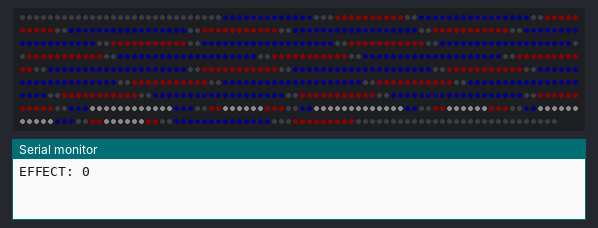
The sketch below on a simulated Arduino Uno, built with avr-gcc and run on an emulated ATmega328P. On the bench: 717 RGB LEDs in strip order, left to right, continuing on the next row, the last lines printed to the serial monitor. Dim RGB values are drawn brighter than linear; random numbers use the default seed unless the sketch sets one.

Above: at 1.15 s.
At 3.71 s:
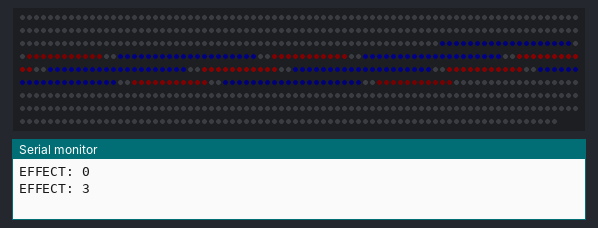
At 8.66 s:
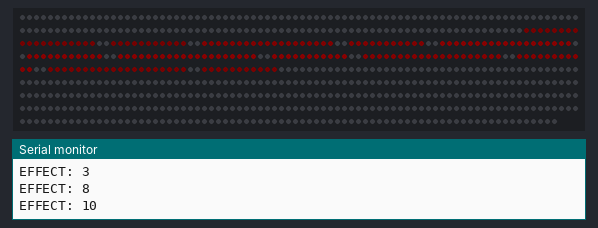
At 16.76 s:
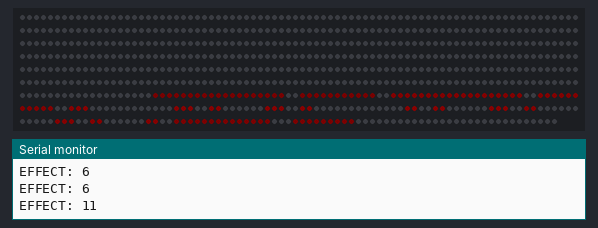
At 31.66 s:
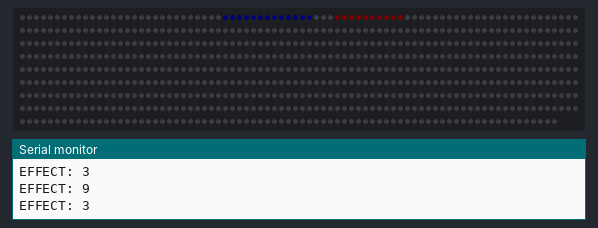
At 38.04 s:
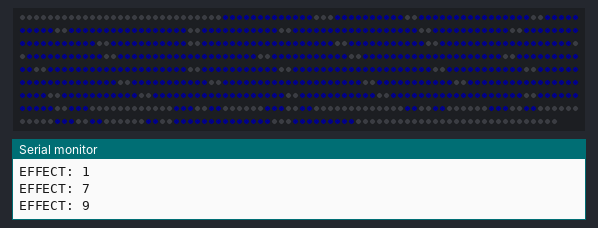

The sketch:

akira_pill.ino
```cpp
#include <Adafruit_NeoPixel.h>
#include "WS2812_Definitions.h"

#define PIN 5
#define LED_COUNT 717
#define DELAY 5
#define PI 3.146
#define EFFECTS 14
#define ROWS 22
#define BRIGHT 50

unsigned long curr_time = 0;
unsigned long prev_time = 0;
unsigned long wait_time = 5;
//unsigned long start_time = 0;
unsigned long effect_start_time = 0;
unsigned int effect_time_s = 2;
unsigned long effect_time_ms = effect_time_s*1000;

unsigned long curr_color = 0;

char serial_buff;

// Create an instance of the Adafruit_NeoPixel class called "leds".
// That'll be what we refer to from here on...
Adafruit_NeoPixel leds = Adafruit_NeoPixel(LED_COUNT, PIN, NEO_GRB + NEO_KHZ800);

// define some colors
uint32_t red = leds.Color(255, 0, 0);
uint32_t blue = leds.Color(0, 0, 255);

void setup() {
  Serial.begin(115200);
  leds.begin();  // Call this to start up the LED leds.
  leds.setBrightness(10); //adjust brightness here
  leds.show(); // Initialize all pixels to 'off'
  randomSeed(analogRead(0));
}

void loop() {
curr_time = millis();
effect_start_time = curr_time;
// choose effect
int effect = random(EFFECTS);
// int effect = 4;
// loop for the effect time

Serial.print("EFFECT: ");
Serial.print(effect);
Serial.println();

while(curr_time - effect_start_time < effect_time_ms){
  curr_time = millis();
  if(curr_time - prev_time > wait_time){
    runEffect(effect, effect_start_time, effect_time_s);
    prev_time = curr_time;
  }
}
}

void runEffect(int effect, int start_time, int period){
  switch(effect){
    // case 0: // Fade to Black
    //   fade2Black();
    //   break;
    case 0: // breathe
      breathe(start_time, period, 0);
      break;
    case 1: // fast breathe
      breathe(start_time, float(period)/2, 0);
      break;
    case 2: // scan bounce
      rowWaveBounce(start_time, float(period)/2, 10, 2.0, 0);
      break;
    case 3: //scan one way slow
      rowWaveBounce(start_time, float(period), 7, 2.5, 0);
      break;
    case 4: // breathe red
      breathe(start_time, float(period)/2, red);
      break;
    case 5: // breathe blue
      breathe(start_time, float(period)/2, blue);
      break;
    case 6: // breathe red super fast
      breathe(start_time, float(period)/4, red);
      break;
    case 7: // breathe blue super fast
      breathe(start_time, float(period)/4, blue);
      break;
    case 8: // breathe super fast
      breathe(start_time, float(period)/4, 0);
      break;
    case 9: // breathe blue
      breathe(start_time, float(period)/2, blue);
      break;
    case 10: // wave red
      rowWaveBounce(start_time, float(period)/2, 10, 2.0, red);
      break;
    case 11: //scan one way slow red
      rowWaveBounce(start_time, float(period), 7, 2.5, red);
      break;
    case 12: // wave red
      rowWaveBounce(start_time, float(period)/2, 10, 2.0, blue);
      break;
    case 13: //scan one way slow red
      rowWaveBounce(start_time, float(period), 7, 2.5, blue);
      break;
    default: //Do Nothing
      break;
  }
}

void fade2Black(){
  for(int jj=0;jj<LED_COUNT;jj++){
    uint32_t color = leds.getPixelColor(jj);
    uint8_t r = color >> 16;
    uint8_t g = color >> 8;
    uint8_t b = color;

    if(r>1){r = r-1;}
    if(g>1){g = g-1;}
    if(b>1){b = b-1;}

    leds.setPixelColor(jj, r, g, b);
  }
  leds.show();
}

void setAllColor(){
for(int jj = 0; jj < LED_COUNT; jj++){
    setBaseColor(jj);
  }
}
void breathe(int start_time, float period, uint32_t mono_color){
  // start_time = when the effect was triggered
  // curr_time = the current time
  // period =  speed of the oscillation in s
  uint32_t color = 0;
  float freq = 1.0/period;
  float brightness = 0.5*(-1*cos(2.0*PI*freq*(float(curr_time-start_time)/1000))+1);

  for(int jj = 0; jj < LED_COUNT; jj++){
    if(mono_color == 0){
      color = getZoneColor(jj);
    }
    else{
      color = getZoneMonoColor(jj,mono_color);
    }
    uint8_t r = color >> 16;
    uint8_t g = color >> 8;
    uint8_t b = color;

    r = r*brightness;
    b = b*brightness;
    g = g*brightness;

    leds.setPixelColor(jj,r,g,b);
  }
  // Serial.print(" BRIGHT: ");
  // Serial.print(brightness);
  // Serial.println();
  leds.show();
}

void rowWaveBounce(int start_time, int period, uint8_t range, float width, uint32_t mono_color){
  float freq = 1.0/period;
  float wave_center = (ROWS+range)*0.5*(cos(PI*freq*float(curr_time-start_time)/1000)+1)-(range)/2;
  uint32_t color = 0;

  for(int jj = 0; jj < LED_COUNT; jj++){
    if(mono_color == 0){
      color = getZoneColor(jj);
    }
    else{
      color = getZoneMonoColor(jj,mono_color);
    }
    uint8_t r = color >> 16;
    uint8_t g = color >> 8;
    uint8_t b = color;
    float row = getRow(jj);
    // float row_bright_scale = pow(1-(abs(row-wave_center)/(ROWS+width)),4);
    float row_bright_scale = pow(2.7,-1*pow(row-wave_center,2)/(2*width));

    // if(row_bright_scale < 0.25) row_bright_scale = 0;


    r = r*row_bright_scale;
    b = b*row_bright_scale;
    g = g*row_bright_scale;


    leds.setPixelColor(jj,r,g,b);

  }

  leds.show();
}

void setBaseColor(int jj){
  curr_color = getZoneColor(jj);
  byte r = curr_color >> 16;
  byte g = curr_color >> 8;
  byte b = curr_color;

  leds.setPixelColor(jj,r,g,b);
}

uint32_t getRainbowColor(int jj){
  if(inBlueZone(jj) || inRedZone(jj)){
    uint32_t color = Wheel(Wheel(((jj * 256 / leds.numPixels())) & 255));
    return color;
  }
  else{
    return 0;
  }
}

uint32_t getZoneColor(int jj){
  if(inBlueZone(jj)){
    return 0x0000FF;
  }
  else if(inRedZone(jj)){
    return 0xFF0000;
  }
  else if(inWhiteZone(jj)){
    return 0xFFFFFF;
  }
  else{
    return 0;
  }
}

uint32_t getZoneMonoColor(int jj, uint32_t color){
  if(inBlueZone(jj)){
    return color;
  }
  else if(inRedZone(jj)){
    return color;
  }
  else if(inWhiteZone(jj)){
    return 0;
  }
  else{
    return 0;
  }
}

// Input a value 0 to 255 to get a color value.
// The colours are a transition r - g - b - back to r.
uint32_t Wheel(byte WheelPos) {
  WheelPos = 255 - WheelPos;
  if(WheelPos < 85) {
    return leds.Color(255 - WheelPos * 3, 0, WheelPos * 3);
  }
  if(WheelPos < 170) {
    WheelPos -= 85;
    return leds.Color(0, WheelPos * 3, 255 - WheelPos * 3);
  }
  WheelPos -= 170;
  return leds.Color(WheelPos * 3, 255 - WheelPos * 3, 0);
}

bool inRedZone(int jj){
  if((jj >= 45 && jj <= 54) ||
      (jj >= 75 && jj <= 84) ||
      (jj >= 106 && jj <= 116) ||
      (jj >= 139 && jj <= 149) ||
      (jj >= 173 && jj <= 183) ||
      (jj >= 207 && jj <= 217) ||
      (jj >= 241 && jj <= 251) ||
      (jj >= 276 && jj <= 286) ||
      (jj >= 311 && jj <= 321) ||
      (jj >= 346 && jj <= 356) ||
      (jj >= 381 && jj <= 391) ||
      (jj >= 416 && jj <= 426) ||
      (jj >= 451 && jj <= 461) ||
      (jj >= 486 && jj <= 496) ||
      (jj >= 520 && jj <= 530) ||
      (jj >= 554 && jj <= 564) ||
      (jj >= 587 && jj <= 588) ||
      (jj >= 595 && jj <= 597) ||
      (jj >= 619 && jj <= 620) ||
      (jj >= 627 && jj <= 629) ||
      (jj >= 650 && jj <= 651) ||
      (jj >= 658 && jj <= 659) ||
      (jj >= 679 && jj <= 687)){
    return 1;
  }
  else{
    return 0;
  }
}

bool inBlueZone(int jj){
  if((jj >= 29 && jj <= 41) ||
      (jj >= 57 && jj <= 72) ||
      (jj >= 87 && jj <= 103) ||
      (jj >= 119 && jj <= 136) ||
      (jj >= 152 && jj <= 170) ||
      (jj >= 186 && jj <= 204) ||
      (jj >= 220 && jj <= 238) ||
      (jj >= 254 && jj <= 273) ||
      (jj >= 289 && jj <= 308) ||
      (jj >= 324 && jj <= 343) ||
      (jj >= 359 && jj <= 378) ||
      (jj >= 394 && jj <= 413) ||
      (jj >= 429 && jj <= 448) ||
      (jj >= 464 && jj <= 483) ||
      (jj >= 499 && jj <= 517) ||
      (jj >= 533 && jj <= 551) ||
      (jj >= 567 && jj <= 569) ||
      (jj >= 582 && jj <= 584) ||
      (jj >= 600 && jj <= 601) ||
      (jj >= 615 && jj <= 616) ||
      (jj >= 632 && jj <= 633) ||
      (jj >= 645 && jj <= 647) ||
      (jj >= 662 && jj <= 675)){
        return 1;
  }
  else{
    return 0;
  }
}

bool inWhiteZone(int jj){
  if((jj >= 570 && jj <= 581) ||
      (jj >= 589 && jj <= 594) ||
      (jj >= 602 && jj <= 614) ||
      (jj >= 621 && jj <= 626) ||
      (jj >= 634 && jj <= 644) ||
      (jj >= 652 && jj <= 657)){
        return 1;
  }
  else{
    return 0;
  }
}

int getRow(int jj){
  if(jj <= 26){
    return 0;
  }
  else if(jj <= 55){
    return 1;
  }
  else if(jj <= 85){
    return 2;
  }
  else if(jj <= 117){
    return 3;
  }
  else if(jj <= 150){
    return 4;
  }
  else if(jj <= 184){
    return 5;
  }
  else if(jj <= 218){
    return 6;
  }
  else if(jj <= 252){
    return 7;
  }
  else if(jj <= 287){
    return 8;
  }
  else if(jj <= 322){
    return 9;
  }
  else if(jj <= 357){
    return 10;
  }
  else if(jj <= 392){
    return 11;
  }
  else if(jj <= 427){
    return 12;
  }
  else if(jj <= 462){
    return 13;
  }
  else if(jj <= 497){
    return 14;
  }
  else if(jj <= 531){
    return 15;
  }
  else if(jj <= 565){
    return 16;
  }
  else if(jj <= 598){
    return 17;
  }
  else if(jj <= 630){
    return 18;
  }
  else if(jj <= 660){
    return 19;
  }
  else if(jj <= 689){
    return 20;
  }
  else{
    return 21;
  }
}

int getCol(int pix){
  int row = getRow(pix);
  int col = 0;

  switch(row){
    case 0:
    col = round((31.0-5.0)*(pix-0)/26+5.0);
    break;

    case 1:
    col = round((32.0-4.0)*(pix-27)/(55-27)+4.0);
    break;

    case 2:
    col = round((32.0-3.0)*(pix-56)/(85-56)+3.0);
    break;

    case 3:
    col = round((33.0-2.0)*(pix-86)/(117-86)+2.0);
    break;

    case 4:
    col = round((34.0-2.0)*(pix-118)/(150-118)+2.0);
    break;

    case 5:
    col = round((35.0-1.0)*(pix-151)/(184-151)+1.0);
    break;

    case 6:
    col = round((35.0-1.0)*(pix-185)/(218-185)+1.0);
    break;

    case 7:
    col = round((35.0-1.0)*(pix-219)/(252-219)+1.0);
    break;

    case 8:
    col = round((35.0-1.0)*(pix-253)/(287-253)+1.0);
    break;

    case 9:
    col = round((35.0-1.0)*(pix-288)/(322-288)+1.0);
    break;

    case 10:
    col = round((35.0-1.0)*(pix-323)/(357-323)+1.0);
    break;

    case 11:
    col = round((35.0-1.0)*(pix-358)/(392-358)+1.0);
    break;

    case 12:
    col = round((35.0-1.0)*(pix-393)/(427-393)+1.0);
    break;

    case 13:
    col = round((35.0-1.0)*(pix-428)/(462-428)+1.0);
    break;

    case 14:
    col = round((35.0-1.0)*(pix-463)/(497-463)+1.0);
    break;

    case 15:
    col = round((35.0-1.0)*(pix-498)/(531-498)+1.0);
    break;

    case 16:
    col = round((34.0-2.0)*(pix-532)/(565-532)+2.0);
    break;

    case 17:
    col = round((34.0-2.0)*(pix-566)/(598-566)+2.0);
    break;

    case 18:
    col = round((33.0-2.0)*(pix-599)/(630-599)+2.0);
    break;

    case 19:
    col = round((33.0-3.0)*(pix-631)/(660-631)+3.0);
    break;

    case 20:
    col = round((32.0-4.0)*(pix-661)/(689-661)+4.0);
    break;

    case 21:
    col = round((31.0-5.0)*(pix-690)/(690-716)+5.0);
    break;

    default:
    break;
  }

  col--;

  return col;
}
```

WS2812_Definitions.h
```cpp
/*
  Bunches of definitions for the WS2812 Breakout Board example code

*/

// These are for the cascade function
#define TOP_DOWN 0
#define DOWN_TOP 1

/* A world of colors to set your LED to
  Standard HTML Color Codes sorted by Hex Value
    to see the colors in action, check out:
   http://www.w3schools.com/html/html_colorvalues.asp */

#define BLACK			0x000000
#define NAVY			0x000080
#define DARKBLUE		0x00008B
#define MEDIUMBLUE		0x0000CD
#define BLUE			0x0000FF
#define DARKGREEN		0x006400
#define GREEN			0x008000
#define TEAL			0x008080
#define DARKCYAN		0x008B8B
#define DEEPSKYBLUE		0x00BFFF
#define DARKTURQUOISE		0x00CED1
#define MEDIUMSPRINGGREEN	0x00FA9A
#define LIME			0x00FF00
#define SPRINGGREEN		0x00FF7F
#define AQUA			0x00FFFF
#define CYAN			0x00FFFF
#define MIDNIGHTBLUE		0x191970
#define DODGERBLUE		0x1E90FF
#define LIGHTSEAGREEN		0x20B2AA
#define FORESTGREEN		0x228B22
#define SEAGREEN		0x2E8B57
#define DARKSLATEGRAY		0x2F4F4F
#define LIMEGREEN		0x32CD32
#define MEDIUMSEAGREEN		0x3CB371
#define TURQUOISE		0x40E0D0
#define ROYALBLUE		0x4169E1
#define STEELBLUE		0x4682B4
#define DARKSLATEBLUE		0x483D8B
#define MEDIUMTURQUOISE		0x48D1CC
#define INDIGO 			0x4B0082
#define DARKOLIVEGREEN		0x556B2F
#define CADETBLUE		0x5F9EA0
#define CORNFLOWERBLUE		0x6495ED
#define MEDIUMAQUAMARINE	0x66CDAA
#define DIMGRAY			0x696969
#define SLATEBLUE		0x6A5ACD
#define OLIVEDRAB		0x6B8E23
#define SLATEGRAY		0x708090
#define LIGHTSLATEGRAY		0x778899
#define MEDIUMSLATEBLUE		0x7B68EE
#define LAWNGREEN		0x7CFC00
#define CHARTREUSE		0x7FFF00
#define AQUAMARINE		0x7FFFD4
#define MAROON			0x800000
#define PURPLE			0x800080
#define OLIVE			0x808000
#define GRAY			0x808080
#define SKYBLUE			0x87CEEB
#define LIGHTSKYBLUE		0x87CEFA
#define BLUEVIOLET		0x8A2BE2
#define DARKRED			0x8B0000
#define DARKMAGENTA		0x8B008B
#define SADDLEBROWN		0x8B4513
#define DARKSEAGREEN		0x8FBC8F
#define LIGHTGREEN		0x90EE90
#define MEDIUMPURPLE		0x9370DB
#define DARKVIOLET		0x9400D3
#define PALEGREEN		0x98FB98
#define DARKORCHID		0x9932CC
#define YELLOWGREEN		0x9ACD32
#define SIENNA			0xA0522D
#define BROWN			0xA52A2A
#define DARKGRAY		0xA9A9A9
#define LIGHTBLUE		0xADD8E6
#define GREENYELLOW		0xADFF2F
#define PALETURQUOISE	        0xAFEEEE
#define LIGHTSTEELBLUE		0xB0C4DE
#define POWDERBLUE		0xB0E0E6
#define FIREBRICK		0xB22222
#define DARKGOLDENROD		0xB8860B
#define MEDIUMORCHID		0xBA55D3
#define ROSYBROWN		0xBC8F8F
#define DARKKHAKI		0xBDB76B
#define SILVER			0xC0C0C0
#define MEDIUMVIOLETRED	        0xC71585
#define INDIANRED 		0xCD5C5C
#define PERU			0xCD853F
#define CHOCOLATE		0xD2691E
#define TAN			0xD2B48C
#define LIGHTGRAY		0xD3D3D3
#define THISTLE			0xD8BFD8
#define ORCHID			0xDA70D6
#define GOLDENROD		0xDAA520
#define PALEVIOLETRED		0xDB7093
#define CRIMSON			0xDC143C
#define GAINSBORO		0xDCDCDC
#define PLUM			0xDDA0DD
#define BURLYWOOD		0xDEB887
#define LIGHTCYAN		0xE0FFFF
#define LAVENDER		0xE6E6FA
#define DARKSALMON		0xE9967A
#define VIOLET			0xEE82EE
#define PALEGOLDENROD		0xEEE8AA
#define LIGHTCORAL		0xF08080
#define KHAKI			0xF0E68C
#define ALICEBLUE		0xF0F8FF
#define HONEYDEW		0xF0FFF0
#define AZURE			0xF0FFFF
#define SANDYBROWN		0xF4A460
#define WHEAT			0xF5DEB3
#define BEIGE			0xF5F5DC
#define WHITESMOKE		0xF5F5F5
#define MINTCREAM		0xF5FFFA
#define GHOSTWHITE		0xF8F8FF
#define SALMON			0xFA8072
#define ANTIQUEWHITE		0xFAEBD7
#define LINEN			0xFAF0E6
#define LIGHTGOLDENRODYELLOW	0xFAFAD2
#define OLDLACE			0xFDF5E6
#define RED			0xFF0000
#define FUCHSIA			0xFF00FF
#define MAGENTA			0xFF00FF
#define DEEPPINK		0xFF1493
#define ORANGERED		0xFF4500
#define TOMATO			0xFF6347
#define HOTPINK			0xFF69B4
#define CORAL			0xFF7F50
#define DARKORANGE		0xFF8C00
#define LIGHTSALMON		0xFFA07A
#define ORANGE			0xFFA500
#define LIGHTPINK		0xFFB6C1
#define PINK			0xFFC0CB
#define GOLD			0xFFD700
#define PEACHPUFF		0xFFDAB9
#define NAVAJOWHITE		0xFFDEAD
#define MOCCASIN		0xFFE4B5
#define BISQUE			0xFFE4C4
#define MISTYROSE		0xFFE4E1
#define BLANCHEDALMOND		0xFFEBCD
#define PAPAYAWHIP		0xFFEFD5
#define LAVENDERBLUSH		0xFFF0F5
#define SEASHELL		0xFFF5EE
#define CORNSILK		0xFFF8DC
#define LEMONCHIFFON		0xFFFACD
#define FLORALWHITE		0xFFFAF0
#define SNOW			0xFFFAFA
#define YELLOW			0xFFFF00
#define LIGHTYELLOW		0xFFFFE0
#define IVORY			0xFFFFF0
#define WHITE			0xFFFFFF
```
